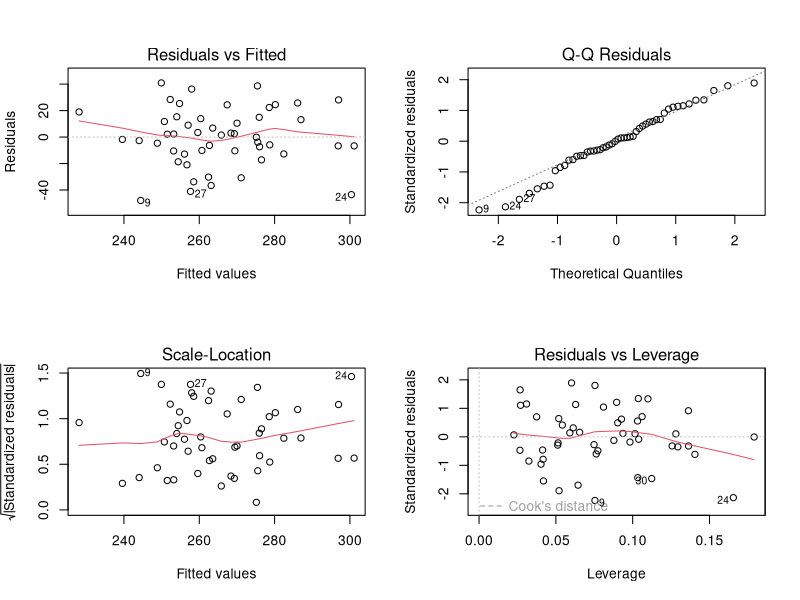

Source code (R):
## ---- chunk 1
#REGRESIÓN LINEAL MULTIVARIADA
#Colesterol (Y) vs IMC, Edad, Consumo de grasas
#Generar y cargar el dataset
set.seed(123)
n <- 50
## ---- chunk 2
IMC <- rnorm(n, 27, 4)
Edad <- sample(20:75, n, replace = TRUE)
Grasas <- rnorm(n, 80, 20)
## ---- chunk 3
Colesterol <- 120 + 1.8*IMC + 0.5*Edad + 0.9*Grasas + rnorm(n, 0, 20)
## ---- chunk 4
datos2 <- data.frame(Colesterol, IMC, Edad, Grasas)
head(datos2)
## ---- chunk 5
#Ajustar el modelo múltiple
modelo2 <- lm(Colesterol ~ IMC + Edad + Grasas, data = datos2)
summary(modelo2)
## ---- chunk 6
#Diagnóstico de supuestos
par(mfrow=c(2,2))
plot(modelo2)
par(mfrow=c(1,1))
